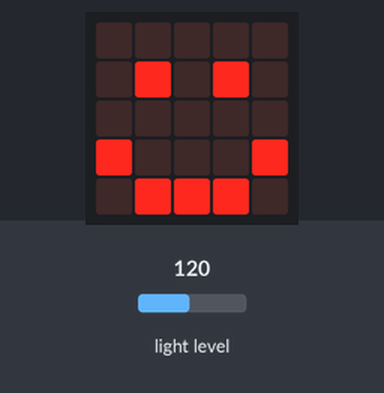
Bench run of a program on a simulated BBC micro:bit running MicroPython. Parts: the board's 5×5 LED display. The test bench sets the inputs (shaded band); at power-on: light level 120.

Above: at 1.2 s.
1.3 s: light level set to 54
2.8 s: light level set to 45
At 3.3 s:
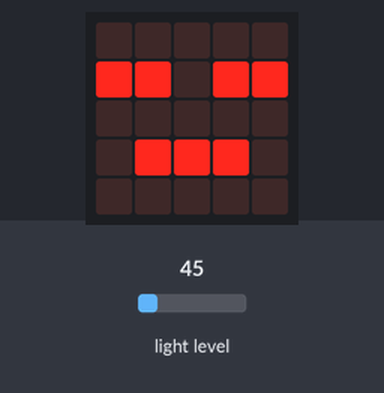
4.5 s: light level set to 64
At 5.7 s:
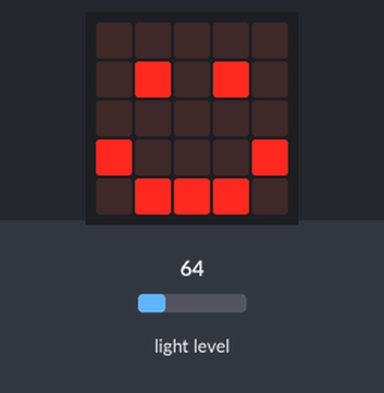
6.0 s: light level set to 5
At 6.9 s:
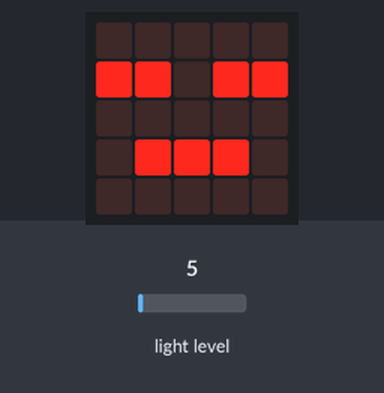
Timing chart, 0 to 8.5 s (numbered marks = the images above; inputs shaded):
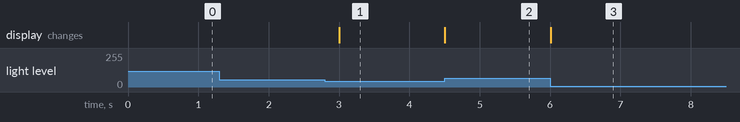

Measured:
- the behaviour switches between 50 and 49 on light level (found by bisection; images 0 and 1)
- after the input at 1.3 s, every drawn part: stays the same
- after the input at 2.8 s, the display: changes after 0.20 s (image 1)
- after the input at 4.5 s, the display: changes at once (image 2)
- after the input at 6.0 s, the display: changes at once (image 3)

The program:

main.py
```python
from microbit import *

while True:
    if display.read_light_level() < 50:
        display.show(Image.ASLEEP)
    else:
        display.show(Image.HAPPY)
    sleep(300)
```
